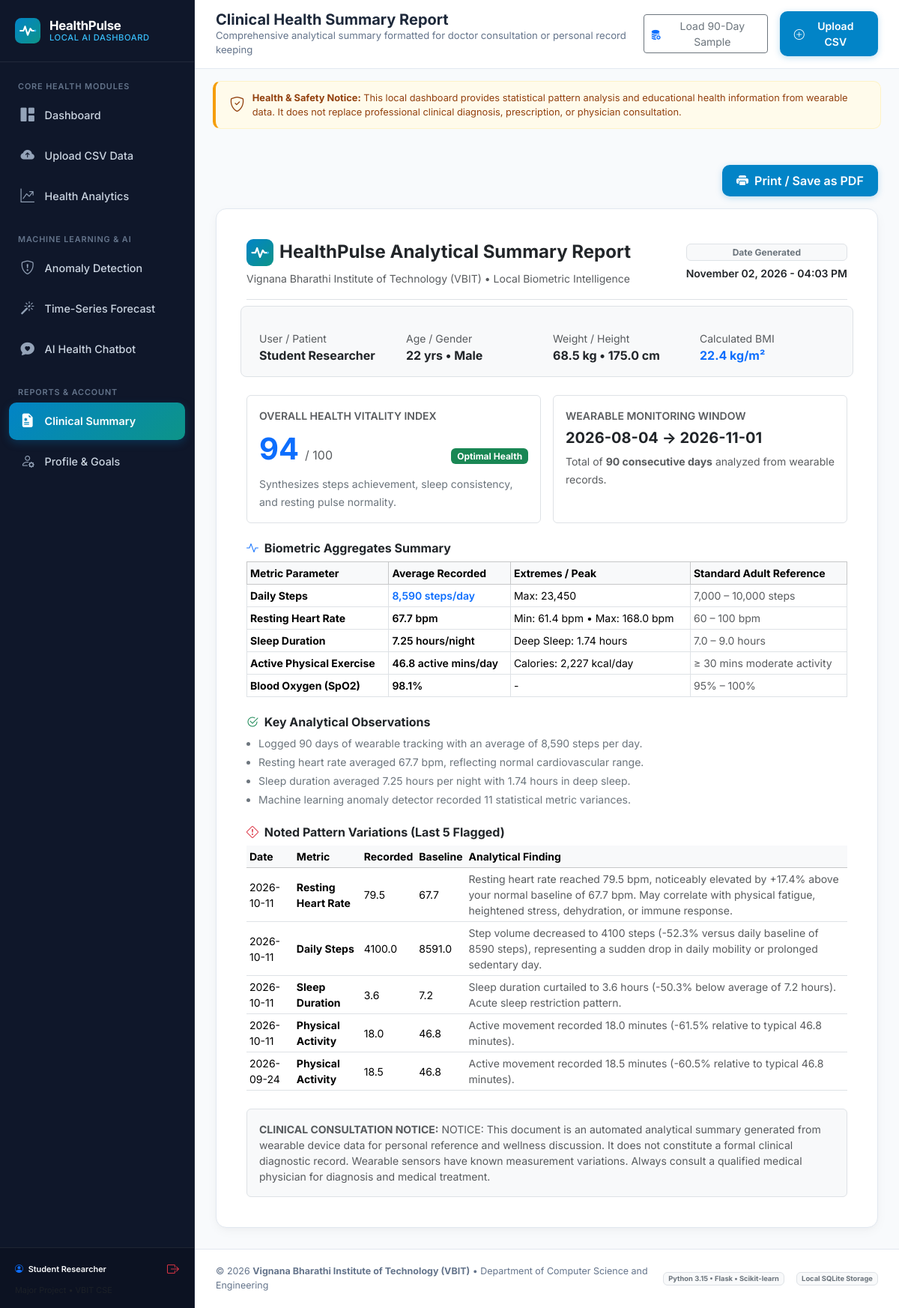
Page /report (signed in) on the committed database.
### tables this page shows
CREATE TABLE users (
        id INTEGER PRIMARY KEY AUTOINCREMENT,
        username TEXT UNIQUE NOT NULL,
        email TEXT UNIQUE NOT NULL,
        password_hash TEXT NOT NULL,
        full_name TEXT NOT NULL,
        age INTEGER DEFAULT 24,
        gender TEXT DEFAULT 'Other',
        weight_kg REAL DEFAULT 70.0,
        height_cm REAL DEFAULT 172.0,
        daily_step_goal INTEGER DEFAULT 10000,
        sleep_goal_hours REAL DEFAULT 8.0,
        active_min_goal INTEGER DEFAULT 45,
        created_at TIMESTAMP DEFAULT CURRENT_TIMESTAMP
    );

CREATE TABLE health_records (
        id INTEGER PRIMARY KEY AUTOINCREMENT,
        user_id INTEGER NOT NULL,
        file_id INTEGER,
        record_date TEXT NOT NULL,
        steps INTEGER DEFAULT 0,
        resting_heart_rate REAL DEFAULT 0,
        avg_heart_rate REAL DEFAULT 0,
        max_heart_rate REAL DEFAULT 0,
        sleep_hours REAL DEFAULT 0,
        deep_sleep_hours REAL DEFAULT 0,
        active_minutes REAL DEFAULT 0,
        calories_burned REAL DEFAULT 0,
        distance_km REAL DEFAULT 0,
        spo2 REAL DEFAULT 98.0,
        stress_level REAL DEFAULT 30.0,
        created_at TIMESTAMP DEFAULT CURRENT_TIMESTAMP,
        UNIQUE(user_id, record_date) ON CONFLICT REPLACE,
        FOREIGN KEY (user_id) REFERENCES users (id) ON DELETE CASCADE,
        FOREIGN KEY (file_id) REFERENCES uploaded_files (id) ON DELETE SET NULL
    );

CREATE TABLE anomalies (
        id INTEGER PRIMARY KEY AUTOINCREMENT,
        user_id INTEGER NOT NULL,
        record_date TEXT NOT NULL,
        metric_name TEXT NOT NULL,
        actual_value REAL NOT NULL,
        baseline_value REAL NOT NULL,
        deviation_pct REAL NOT NULL,
        severity TEXT DEFAULT 'Moderate',
        explanation TEXT NOT NULL,
        detected_at TIMESTAMP DEFAULT CURRENT_TIMESTAMP,
        FOREIGN KEY (user_id) REFERENCES users (id) ON DELETE CASCADE
    );

### app.py (the view)
@app.route('/report')
@login_required
def report_view():
    user_id = session['user_id']
    report = generate_health_report(user_id)
    return render_template('report.html', active_page='report', report=report)

### templates/report.html (shortened to what this page needs)
{% extends "base.html" %}
{% block page_title %}Clinical Health Summary Report{% endblock %}
{% block page_subtitle %}Comprehensive analytical summary formatted for doctor consultation or personal record keeping{% endblock %}
{% block content %}
<div class="d-flex justify-content-end mb-3 no-print">
    <button class="btn btn-primary-custom" onclick="window.print()">
        <i class="bi bi-printer-fill me-1"></i> Print / Save as PDF
    </button>
</div>
<div class="report-sheet">
    {% if not report.has_data %}
    <div class="text-center py-5">
        <i class="bi bi-file-earmark-medical fs-1 text-muted d-block mb-2"></i>
        <h5 class="fw-bold">No Data Available for Report</h5>
        <p class="text-muted small">Upload or load wearable health data to generate a complete summary report.</p>
        <button class="btn btn-primary-custom btn-sm btn-load-sample-data">Load 90-Day Sample Dataset</button>
    </div>
    {% else %}
    <div class="d-flex align-items-center justify-content-between border-bottom pb-3 mb-4">
        <div>
            <div class="d-flex align-items-center gap-2 mb-1">
                <img src="{{ url_for('static', filename='img/logo.svg') }}" width="36" height="36" alt="Pulse">
                <h4 class="fw-bold mb-0 text-dark">HealthPulse Analytical Summary Report</h4>
            </div>
            <small class="text-muted">{{ institute_name }} &bull; Local Biometric Intelligence</small>
        </div>
        <div class="text-end">
            <span class="badge bg-light text-secondary border d-block mb-1">Date Generated</span>
            <small class="fw-semibold text-dark">{{ report.generated_at }}</small>
        </div>
    </div>
    <div class="row g-3 p-3 bg-light rounded-3 border mb-4">
        <div class="col-sm-6 col-md-3">
            <span class="text-muted small d-block">User / Patient</span>
            <strong class="text-dark">{{ report.patient.name }}</strong>
        </div>
        <div class="col-sm-6 col-md-3">
            <span class="text-muted small d-block">Age / Gender</span>
            <strong class="text-dark">{{ report.patient.age }} yrs &bull; {{ report.patient.gender }}</strong>
        </div>
        <div class="col-sm-6 col-md-3">
            <span class="text-muted small d-block">Weight / Height</span>
            <strong class="text-dark">{{ report.patient.weight_kg }} kg &bull; {{ report.patient.height_cm }} cm</strong>
        </div>
        <div class="col-sm-6 col-md-3">
            <span class="text-muted small d-block">Calculated BMI</span>
            <strong class="text-primary">{{ report.patient.bmi }} kg/m²</strong>
        </div>
    </div>
    <div class="row g-3 mb-4">
        <div class="col-md-6">
            <div class="p-3 border rounded h-100">
                <span class="text-muted small text-uppercase fw-semibold d-block mb-1">Overall Health Vitality Index</span>
                <div class="d-flex align-items-baseline gap-2 mb-1">
                    <span class="fs-1 fw-bold text-primary">{{ report.health_score.score }}</span>
                    <span class="text-muted">/ 100</span>
                    <span class="badge bg-{{ report.health_score.color }} ms-auto">{{ report.health_score.status }}</span>
                </div>
                <small class="text-secondary">Synthesizes steps achievement, sleep consistency, and resting pulse normality.</small>
            </div>
        </div>
        <div class="col-md-6">
            <div class="p-3 border rounded h-100">
                <span class="text-muted small text-uppercase fw-semibold d-block mb-1">Wearable Monitoring Window</span>
                <div class="fw-bold text-dark fs-5 mb-1">{{ report.period.start }} &rarr; {{ report.period.end }}</div>
                <small class="text-muted">Total of <strong>{{ report.period.total_days }} consecutive days</strong> analyzed from wearable records.</small>
            </div>
        </div>
    </div>
    <h6 class="fw-bold text-dark mb-2"><i class="bi bi-activity text-primary me-1"></i> Biometric Aggregates Summary</h6>
    <div class="table-responsive mb-4">
        <table class="table table-bordered table-sm align-middle small mb-0">
            <thead class="table-light">
                <tr>
                    <th>Metric Parameter</th>
                    <th>Average Recorded</th>
                    <th>Extremes / Peak</th>
                    <th>Standard Adult Reference</th>
                </tr>
            </thead>
            <tbody>
                <tr>
                    <td><strong>Daily Steps</strong></td>
                    <td class="text-primary fw-semibold">{{ "{:,}".format(report.vitals_summary.avg_steps) }} steps/day</td>
                    <td>Max: {{ "{:,}".format(report.vitals_summary.max_steps) }}</td>
                    <td class="text-muted">7,000 &ndash; 10,000 steps</td>
                </tr>
                <tr>
                    <td><strong>Resting Heart Rate</strong></td>
                    <td class="fw-semibold">{{ report.vitals_summary.avg_resting_hr }} bpm</td>
                    <td>Min: {{ report.vitals_summary.min_resting_hr }} bpm &bull; Max: {{ report.vitals_summary.max_heart_rate }} bpm</td>
                    <td class="text-muted">60 &ndash; 100 bpm</td>
                </tr>
                <tr>
                    <td><strong>Sleep Duration</strong></td>
                    <td class="fw-semibold">{{ report.vitals_summary.avg_sleep_hours }} hours/night</td>
                    <td>Deep Sleep: {{ report.vitals_summary.avg_deep_sleep }} hours</td>
                    <td class="text-muted">7.0 &ndash; 9.0 hours</td>
                </tr>
                <tr>
                    <td><strong>Active Physical Exercise</strong></td>
                    <td class="fw-semibold">{{ report.vitals_summary.avg_active_mins }} active mins/day</td>
                    <td>Calories: {{ "{:,}".format(report.vitals_summary.avg_calories) }} kcal/day</td>
                    <td class="text-muted">&ge; 30 mins moderate activity</td>
                </tr>
                <tr>
                    <td><strong>Blood Oxygen (SpO2)</strong></td>
                    <td class="fw-semibold">{{ report.vitals_summary.avg_spo2 }}%</td>
                    <td>-</td>
                    <td class="text-muted">95% &ndash; 100%</td>
                </tr>
            </tbody>
        </table>
    </div>
    <h6 class="fw-bold text-dark mb-2"><i class="bi bi-check2-circle text-success me-1"></i> Key Analytical Observations</h6>
    <ul class="small text-secondary ps-3 mb-4">
        {% for takeaway in report.key_takeaways %}
            <li class="mb-1">{{ takeaway }}</li>
        {% endfor %}
    </ul>
    {% if report.anomalies %}
    <h6 class="fw-bold text-dark mb-2"><i class="bi bi-exclamation-diamond text-danger me-1"></i> Noted Pattern Variations (Last 5 Flagged)</h6>
    <div class="table-responsive mb-4">
        <table class="table table-sm table-hover align-middle small mb-0">
            <thead class="table-light">
                <tr>
                    <th>Date</th>
                    <th>Metric</th>
                    <th>Recorded</th>
                    <th>Baseline</th>
                    <th>Analytical Finding</th>
                </tr>
            </thead>
            <tbody>
                {% for a in report.anomalies[:5] %}
                <tr>
                    <td>{{ a.record_date }}</td>
                    <td><strong>{{ a.metric_name }}</strong></td>
                    <td>{{ a.actual_value }}</td>
                    <td>{{ a.baseline_value }}</td>
                    <td class="text-muted">{{ a.explanation }}</td>
                </tr>
                {% endfor %}
            </tbody>
        </table>
    </div>
    {% endif %}
    <div class="p-3 bg-light border rounded small text-muted">
        <strong>CLINICAL CONSULTATION NOTICE:</strong> {{ report.disclaimer }}
    </div>
    {% endif %}
</div>
{% endblock %}

### templates/base.html (shortened to what this page needs)
<!DOCTYPE html>
<html lang="en">
<head>
    <link href="https://cdn.jsdelivr.net/npm/bootstrap@5.3.3/dist/css/bootstrap.min.css" rel="stylesheet">
    <link rel="stylesheet" href="https://cdn.jsdelivr.net/npm/bootstrap-icons@1.11.3/font/bootstrap-icons.min.css">
    <link rel="stylesheet" href="{{ url_for('static', filename='css/style.css') }}">
    <link rel="stylesheet" href="{{ url_for('static', filename='css/chatbot.css') }}">
</head>
<body>
    <div class="app-container">
        <aside class="app-sidebar" id="appSidebar">
            <div class="sidebar-brand">
                <img src="{{ url_for('static', filename='img/logo.svg') }}" alt="Health Pulse Logo">
                <div class="sidebar-brand-text">
                    HealthPulse <small>Local AI Dashboard</small>
                </div>
            </div>
            <div class="sidebar-nav">
                <div class="nav-section-title">Core Health Modules</div>
                <a href="{{ url_for('dashboard_view') }}" class="nav-link {% if active_page == 'dashboard' %}active{% endif %}">
                    <i class="bi bi-grid-1x2-fill"></i>
                    <span>Dashboard</span>
                </a>
                <a href="{{ url_for('upload_view') }}" class="nav-link {% if active_page == 'upload' %}active{% endif %}">
                    <i class="bi bi-cloud-arrow-up-fill"></i>
                    <span>Upload CSV Data</span>
                </a>
                <a href="{{ url_for('analytics_view') }}" class="nav-link {% if active_page == 'analytics' %}active{% endif %}">
                    <i class="bi bi-graph-up-arrow"></i>
                    <span>Health Analytics</span>
                </a>
                <div class="nav-section-title mt-3">Machine Learning & AI</div>
                <a href="{{ url_for('anomalies_view') }}" class="nav-link {% if active_page == 'anomalies' %}active{% endif %}">
                    <i class="bi bi-shield-exclamation"></i>
                    <span>Anomaly Detection</span>
                </a>
                <a href="{{ url_for('forecasting_view') }}" class="nav-link {% if active_page == 'forecasting' %}active{% endif %}">
                    <i class="bi bi-magic"></i>
                    <span>Time-Series Forecast</span>
                </a>
                <a href="{{ url_for('chatbot_view') }}" class="nav-link {% if active_page == 'chatbot' %}active{% endif %}">
                    <i class="bi bi-chat-heart-fill"></i>
                    <span>AI Health Chatbot</span>
                </a>
                <div class="nav-section-title mt-3">Reports & Account</div>
                <a href="{{ url_for('report_view') }}" class="nav-link {% if active_page == 'report' %}active{% endif %}">
                    <i class="bi bi-file-earmark-medical-fill"></i>
                    <span>Clinical Summary</span>
                </a>
                <a href="{{ url_for('auth.profile') }}" class="nav-link {% if active_page == 'profile' %}active{% endif %}">
                    <i class="bi bi-person-gear"></i>
                    <span>Profile & Goals</span>
                </a>
            </div>
            <div class="sidebar-footer">
                <div class="d-flex align-items-center justify-content-between mb-2">
                    <span class="fw-semibold text-light small"><i class="bi bi-person-circle me-1 text-primary"></i> {{ current_user.full_name if current_user else 'User' }}</span>
                    <a href="{{ url_for('auth.logout') }}" class="text-danger small text-decoration-none" title="Sign Out">
                        <i class="bi bi-box-arrow-right fs-6"></i>
                    </a>
                </div>
                <div class="text-muted" style="font-size: 0.68rem;">
                </div>
            </div>
        </aside>
        <main class="app-main">
            <header class="app-header">
                <div class="d-flex align-items-center gap-3">
                    <div class="header-title-wrap">
                        <h1>{% block page_title %}Dashboard{% endblock %}</h1>
                        <p>{% block page_subtitle %}Personal Wearable Health Intelligence System{% endblock %}</p>
                    </div>
                </div>
                <div class="header-actions">
                    <button class="btn btn-outline-secondary btn-sm d-none d-md-inline-flex align-items-center gap-1 btn-load-sample-data" title="Load realistic 90-day wearable dataset">
                        <i class="bi bi-database-fill-gear text-primary"></i> Load 90-Day Sample
                    </button>
                    <a href="{{ url_for('upload_view') }}" class="btn btn-primary-custom btn-sm d-inline-flex align-items-center gap-1">
                        <i class="bi bi-plus-circle"></i> Upload CSV
                    </a>
                </div>
            </header>
            <div class="px-4 pt-3 pb-0">
                <div class="medical-disclaimer-bar">
                    <i class="bi bi-shield-check fs-5"></i>
                    <div>
                        <strong>Health & Safety Notice:</strong> This local dashboard provides statistical pattern analysis and educational health information from wearable data. It does not replace professional clinical diagnosis, prescription, or physician consultation.
                    </div>
                </div>
            </div>
            <div class="content-wrapper">
                {% block content %}{% endblock %}
            </div>
            <footer class="app-page-footer">
                <div>
                    &copy; 2026 <strong>{{ institute_name }}</strong> &bull; Department of Computer Science and Engineering
                </div>
                <div class="d-flex gap-3">
                    <span class="badge bg-light text-secondary border">Python 3.15 &bull; Flask &bull; Scikit-learn</span>
                    <span class="badge bg-light text-secondary border">Local SQLite Storage</span>
                </div>
            </footer>
        </main>
    </div>
</body>
</html>

### rows in the picture
users: full_name "Student Researcher", patient.name "Student Researcher", patient.age "22", patient.gender "Male", patient.weight_kg "68.5", patient.height_cm "175.0"
health_records: period.start "2026-08-04"
health_records: period.end "2026-11-01"
anomalies: record_date "2026-10-11", metric_name "Resting Heart Rate", actual_value "79.5", baseline_value "67.7", explanation "Resting heart rate reached 79.5 bpm, noticeably elevated by +17.4% above your normal baseline of 67.7 bpm. May correlate with physical fatigue, heightened stress, dehydration, or immune response."
anomalies: record_date "2026-10-11", metric_name "Daily Steps", actual_value "4100.0", baseline_value "8591.0", explanation "Step volume decreased to 4100 steps (-52.3% versus daily baseline of 8590 steps), representing a sudden drop in daily mobility or prolonged sedentary day."
anomalies: record_date "2026-10-11", metric_name "Sleep Duration", actual_value "3.6", baseline_value "7.2", explanation "Sleep duration curtailed to 3.6 hours (-50.3% below average of 7.2 hours). Acute sleep restriction pattern."
anomalies: record_date "2026-10-11", metric_name "Physical Activity", actual_value "18.0", baseline_value "46.8", explanation "Active movement recorded 18.0 minutes (-61.5% relative to typical 46.8 minutes)."
anomalies: record_date "2026-09-24", metric_name "Physical Activity", actual_value "18.5", baseline_value "46.8", explanation "Active movement recorded 18.5 minutes (-60.5% relative to typical 46.8 minutes)."

### other values in the picture
{{ institute_name }} "Vignana Bharathi Institute of Technology (VBIT)"
{{ report.generated_at }} "November 02, 2026 - 04:03 PM"
{{ report.patient.bmi }} "22.4"
{{ report.health_score.score }} "94"
{{ report.health_score.status }} "Optimal Health"
{{ report.period.total_days }} "90"
{{ "{:,}".format(report.vitals_summary.avg_steps) }} "8,590"
{{ "{:,}".format(report.vitals_summary.max_steps) }} "23,450"
{{ report.vitals_summary.avg_resting_hr }} "67.7"
{{ report.vitals_summary.min_resting_hr }} "61.4"
{{ report.vitals_summary.max_heart_rate }} "168.0"
{{ report.vitals_summary.avg_sleep_hours }} "7.25"
{{ report.vitals_summary.avg_deep_sleep }} "1.74"
{{ report.vitals_summary.avg_active_mins }} "46.8"
{{ "{:,}".format(report.vitals_summary.avg_calories) }} "2,227"
